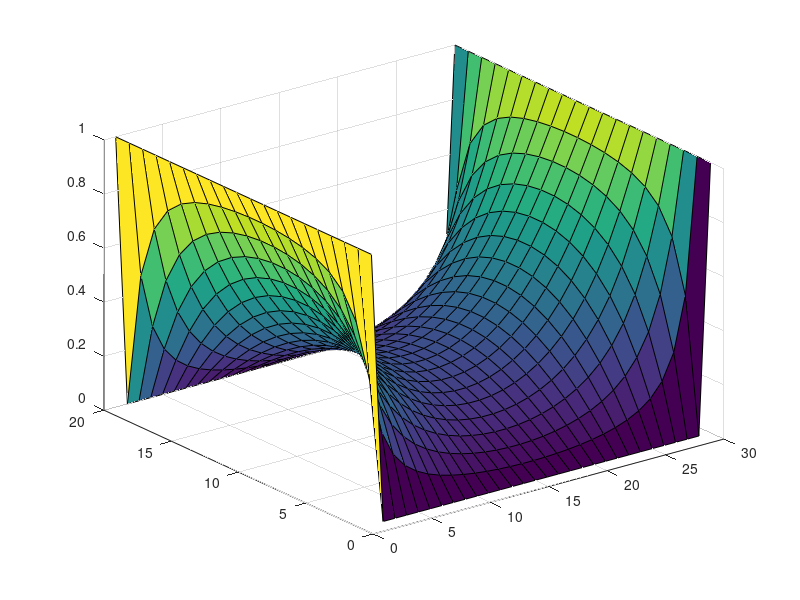

Write the MATLAB code that produced this figure.
% Jay Maini 101037537
set(0, 'DefaultFigureWindowStyle','docked')
clear all
close all

v0 = 1;

%unequal array size
nx = 30;
ny = 20;
V = zeros(nx,ny);
G = sparse(nx*ny, nx*ny);
F = zeros(nx*ny,1);
Inclusion = 0;

for i = 1:nx
    for j = 1:ny
        m = j+(i-1)*ny;
        
        %Edge cases (BC's nodes)
        if (i == 1)
            F(m) = v0;
            G(m,m) = 1;
        elseif (i == nx)
            F(m) = v0;
            G(m,m) = 1;
        elseif (j == ny)
            F(m) = 0;
            G(m,m) = 1;
        elseif(j == 1)
            F(m) = 0;
            G(m,m) = 1;
        else
            %Inner region (set by FD equation)
            %set back to -4 for default
            G(m,m) = -4;
            
            %Define next/previous on the x and y axes
            npx = j+1 + (i-1)*ny;
            nmx = j-1 + (i-1)*ny;
            npy = j + (i-1+1)*ny;
            nmy = j + (i-1-1)*ny;
            
            G(m,npx) = 1; 
            G(m,nmx) = 1;
            G(m,npy) = 1;
            G(m,nmy) = 1;
        end
    end
end

%LU Decompsition
Varr = G\F;

Varr_temp = reshape(Varr,ny,nx);
figure(1)
surf(Varr_temp)


